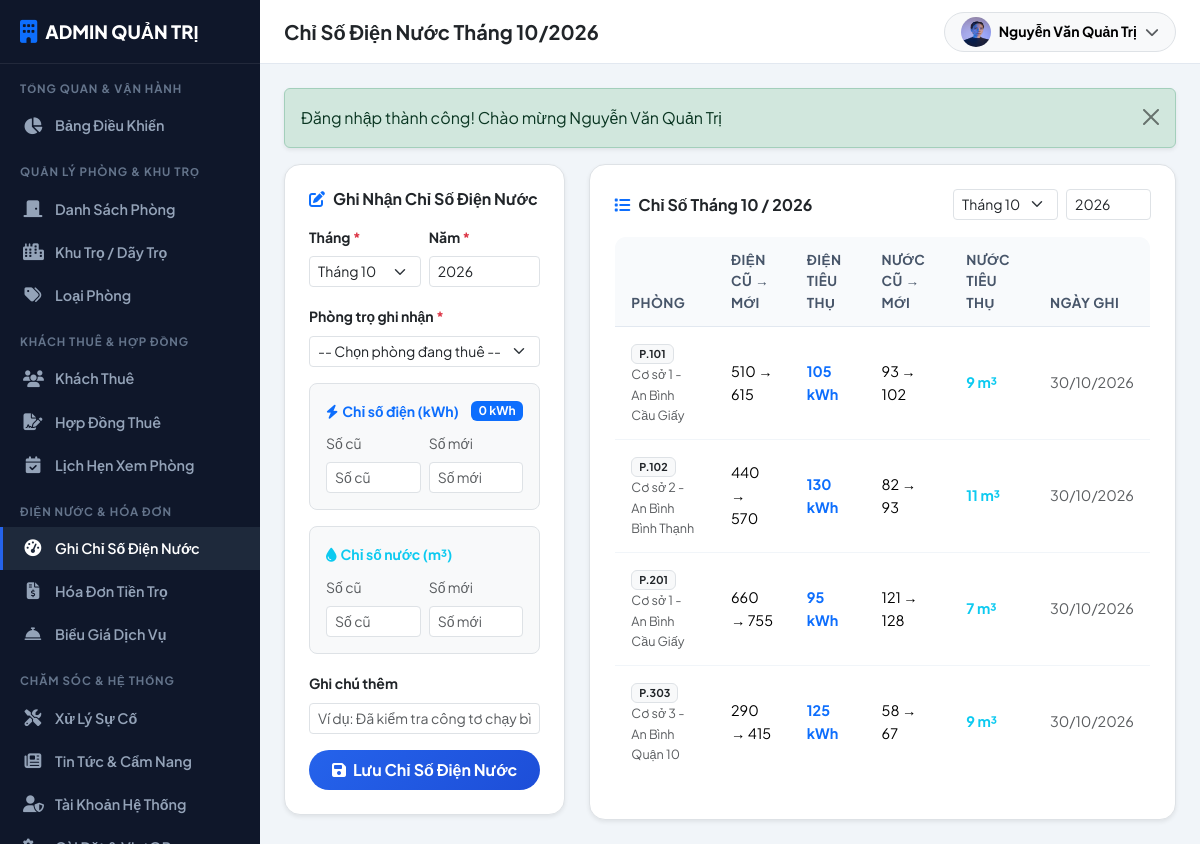
Page /admin/meterReadings (signed in) on the committed database.
### tables this page shows
CREATE TABLE `meter_readings` (
    `id` INT AUTO_INCREMENT PRIMARY KEY,
    `room_id` INT NOT NULL,
    `month` INT NOT NULL,
    `year` INT NOT NULL,
    `old_electricity` INT NOT NULL,
    `new_electricity` INT NOT NULL,
    `electricity_consumed` INT NOT NULL,
    `old_water` INT NOT NULL,
    `new_water` INT NOT NULL,
    `water_consumed` INT NOT NULL,
    `recorded_date` DATE NOT NULL,
    `notes` VARCHAR(255) NULL,
    `created_at` DATETIME DEFAULT CURRENT_TIMESTAMP,
    FOREIGN KEY (`room_id`) REFERENCES `rooms`(`id`) ON DELETE CASCADE
);

CREATE TABLE `rooms` (
    `id` INT AUTO_INCREMENT PRIMARY KEY,
    `branch_id` INT NOT NULL,
    `room_type_id` INT NOT NULL,
    `room_number` VARCHAR(20) NOT NULL,
    `title` VARCHAR(255) NOT NULL,
    `slug` VARCHAR(255) NOT NULL,
    `price` DECIMAL(12,2) NOT NULL,
    `deposit_price` DECIMAL(12,2) NOT NULL,
    `area` FLOAT NOT NULL,
    `max_tenants` INT NOT NULL DEFAULT 2,
    `current_tenants` INT NOT NULL DEFAULT 0,
    `floor` INT NOT NULL DEFAULT 1,
    `status` ENUM('available', 'rented', 'maintenance') NOT NULL DEFAULT 'available',
    `description` TEXT NULL,
    `amenities` TEXT NULL,
    `image` VARCHAR(255) NULL,
    `is_featured` TINYINT NOT NULL DEFAULT 0,
    `created_at` DATETIME DEFAULT CURRENT_TIMESTAMP,
    `updated_at` DATETIME DEFAULT CURRENT_TIMESTAMP ON UPDATE CURRENT_TIMESTAMP,
    FOREIGN KEY (`branch_id`) REFERENCES `branches`(`id`) ON DELETE CASCADE,
    FOREIGN KEY (`room_type_id`) REFERENCES `room_types`(`id`) ON DELETE RESTRICT
);

CREATE TABLE `branches` (
    `id` INT AUTO_INCREMENT PRIMARY KEY,
    `name` VARCHAR(100) NOT NULL,
    `address` VARCHAR(255) NOT NULL,
    `ward` VARCHAR(100) NULL,
    `district` VARCHAR(100) NOT NULL,
    `city` VARCHAR(100) NOT NULL,
    `manager_name` VARCHAR(100) NOT NULL,
    `manager_phone` VARCHAR(20) NOT NULL,
    `description` TEXT NULL,
    `created_at` DATETIME DEFAULT CURRENT_TIMESTAMP
);

### app/controllers/AdminController.php (called while the page is built, shortened)
<?php
class AdminController extends Controller {
    public function meterReadings(): void {
        $meterModel = $this->model('MeterReading');
        $roomModel = $this->model('Room');
        $month = (int)$this->get('month', date('m'));
        $year = (int)$this->get('year', date('Y'));
        $data = [
            'pageTitle' => "Chỉ Số Điện Nước Tháng {$month}/{$year}",
            'month' => $month,
            'year' => $year,
            'readings' => $meterModel->getAllWithDetails($month, $year),
            'rentedRooms' => $roomModel->where('status', 'rented')
        ];
        $this->view('admin/meter_readings/index', $data);
    }
}

### app/core/App.php (called while the page is built, shortened)
<?php
class App {
    protected string $method = 'index';
    public function __construct() {
        $url = $this->parseUrl();
        if (!empty($url[0])) {
            $candidateName = ucfirst($url[0]) . 'Controller';
            if (file_exists(APP_PATH . '/controllers/' . $candidateName . '.php')) {
                unset($url[0]);
            }
        }
        $controllerInstance = new $this->controllerName();
        if (!empty($url[1])) {
            $candidateMethod = $url[1];
            if (method_exists($controllerInstance, $candidateMethod)) {
                $this->method = $candidateMethod;
                unset($url[1]);
            }
        }
        $this->params = $url ? array_values($url) : [];
        call_user_func_array([$controllerInstance, $this->method], $this->params);
    }
    protected function parseUrl(): array {
        if (isset($_GET['url']) && !empty(trim($_GET['url']))) {
            return explode('/', filter_var(rtrim($_GET['url'], '/'), FILTER_SANITIZE_URL));
        }
        $requestUri = parse_url($_SERVER['REQUEST_URI'] ?? '', PHP_URL_PATH);
        $requestUri = trim($requestUri, '/');
        return explode('/', filter_var($requestUri, FILTER_SANITIZE_URL));
    }
}

### index.php (called while the page is built, shortened)
<?php
require_once APP_PATH . '/core/Database.php';
require_once APP_PATH . '/core/Model.php';
require_once APP_PATH . '/core/Controller.php';
require_once APP_PATH . '/core/Helpers.php';
require_once APP_PATH . '/core/App.php';
$app = new App();

### app/core/Model.php (called while the page is built, shortened)
<?php
class Model {
    protected PDO $db;
    public function __construct() {
        $this->db = Database::getInstance();
    }
    public function query(string $sql, array $params = []): array {
        $stmt = $this->db->prepare($sql);
        $stmt->execute($params);
        return $stmt->fetchAll();
    }
}

### app/core/Database.php (called while the page is built, shortened)
<?php
class Database {
    private static ?PDO $instance = null;
    public static function getInstance(): PDO {
        if (self::$instance === null) {
            $dsn = "mysql:host=" . DB_HOST . ";port=" . DB_PORT . ";dbname=" . DB_NAME . ";charset=" . DB_CHARSET;
            $options = [
                PDO::ATTR_ERRMODE            => PDO::ERRMODE_EXCEPTION,
                PDO::ATTR_DEFAULT_FETCH_MODE => PDO::FETCH_ASSOC,
                PDO::ATTR_EMULATE_PREPARES   => false,
                PDO::MYSQL_ATTR_INIT_COMMAND => "SET NAMES utf8mb4 COLLATE utf8mb4_unicode_ci"
            ];
            try {
                self::$instance = new PDO($dsn, DB_USER, DB_PASS, $options);
            } catch (PDOException $e) {
                die("<h3>Lỗi kết nối Cơ sở dữ liệu:</h3> " . htmlspecialchars($e->getMessage()) .
                    "<br><br><i>Vui lòng kiểm tra file cấu hình <code>app/config/config.php</code> và đảm bảo MySQL đang chạy trong XAMPP.</i>");
            }
        }
        return self::$instance;
    }
}

### app/models/MeterReading.php (called while the page is built, shortened)
<?php
class MeterReading extends Model {
    public function getAllWithDetails(int $month = 0, int $year = 0): array {
        $where = "1 = 1";
        $params = [];
        if ($month > 0) {
            $where .= " AND mr.month = :month";
            $params[':month'] = $month;
        }
        if ($year > 0) {
            $where .= " AND mr.year = :year";
            $params[':year'] = $year;
        }
        $sql = "SELECT mr.*, r.room_number, r.title as room_title, b.name as branch_name
                FROM meter_readings mr
                JOIN rooms r ON mr.room_id = r.id
                JOIN branches b ON r.branch_id = b.id
                WHERE {$where}
                ORDER BY mr.year DESC, mr.month DESC, r.room_number ASC";
        return $this->query($sql, $params);
    }
}

### app/views/admin/meter_readings/index.php (the view, shortened to what this page needs)
<?php require_once VIEW_PATH . '/layouts/admin_header.php'; ?>
<div class="row g-4">
    <div class="col-lg-4">
        <div class="card border rounded-4 shadow-sm bg-white p-4">
            <h6 class="fw-bold mb-3"><i class="fas fa-edit text-primary me-2"></i>Ghi Nhận Chỉ Số Điện Nước</h6>
            <form action="<?= BASE_URL ?>/admin/meterReadings" method="POST">
                <div class="row g-2 mb-3">
                    <div class="col-6">
                        <label class="form-label small fw-bold">Tháng <span class="text-danger">*</span></label>
                        <select name="month" class="form-select form-select-sm" required>
                            <?php for ($m = 1; $m <= 12; $m++): ?>
                                <option value="<?= $m ?>" <?= $m == $month ? 'selected' : '' ?>>Tháng <?= $m ?></option>
                            <?php endfor; ?>
                        </select>
                    </div>
                    <div class="col-6">
                        <label class="form-label small fw-bold">Năm <span class="text-danger">*</span></label>
                        <input type="number" name="year" class="form-control form-control-sm" value="<?= $year ?>" required>
                    </div>
                </div>
                <div class="mb-3">
                    <label class="form-label small fw-bold">Phòng trọ ghi nhận <span class="text-danger">*</span></label>
                    <select name="room_id" class="form-select form-select-sm" required>
                        <option value="">-- Chọn phòng đang thuê --</option>
                    </select>
                </div>
                <div class="p-3 bg-light rounded-3 border mb-3">
                    <div class="d-flex justify-content-between align-items-center mb-2">
                        <span class="fw-bold small text-primary"><i class="fas fa-bolt me-1"></i>Chỉ số điện (kWh)</span>
                        <span class="badge bg-primary" id="elec_consumed_calc">0 kWh</span>
                    </div>
                    <div class="row g-2">
                        <div class="col-6">
                            <label class="form-label small text-muted">Số cũ</label>
                            <input type="number" name="old_electricity" id="old_electricity" class="form-control form-control-sm" placeholder="Số cũ" required>
                        </div>
                        <div class="col-6">
                            <label class="form-label small text-muted">Số mới</label>
                            <input type="number" name="new_electricity" id="new_electricity" class="form-control form-control-sm" placeholder="Số mới" required>
                        </div>
                    </div>
                </div>
                <div class="p-3 bg-light rounded-3 border mb-3">
                    <div class="d-flex justify-content-between align-items-center mb-2">
                        <span class="fw-bold small text-info"><i class="fas fa-tint me-1"></i>Chỉ số nước (m³)</span>
                    </div>
                    <div class="row g-2">
                        <div class="col-6">
                            <label class="form-label small text-muted">Số cũ</label>
                            <input type="number" name="old_water" class="form-control form-control-sm" placeholder="Số cũ" required>
                        </div>
                        <div class="col-6">
                            <label class="form-label small text-muted">Số mới</label>
                            <input type="number" name="new_water" class="form-control form-control-sm" placeholder="Số mới" required>
                        </div>
                    </div>
                </div>
                <div class="mb-3">
                    <label class="form-label small fw-bold">Ghi chú thêm</label>
                    <input type="text" name="notes" class="form-control form-control-sm" placeholder="Ví dụ: Đã kiểm tra công tơ chạy bình thường">
                </div>
                <button type="submit" class="btn btn-primary-custom w-100 py-2 rounded-pill fw-bold">
                    <i class="fas fa-save me-1"></i> Lưu Chỉ Số Điện Nước
                </button>
            </form>
        </div>
    </div>
    <div class="col-lg-8">
        <div class="card border rounded-4 shadow-sm bg-white p-4">
            <div class="d-flex justify-content-between align-items-center mb-3">
                <h6 class="fw-bold mb-0"><i class="fas fa-list text-primary me-2"></i>Chỉ Số Tháng <?= $month ?> / <?= $year ?></h6>
                <form action="<?= BASE_URL ?>/admin/meterReadings" method="GET" class="d-flex gap-2">
                    <select name="month" class="form-select form-select-sm" onchange="this.form.submit()">
                        <?php for ($m = 1; $m <= 12; $m++): ?>
                            <option value="<?= $m ?>" <?= $m == $month ? 'selected' : '' ?>>Tháng <?= $m ?></option>
                        <?php endfor; ?>
                    </select>
                    <input type="number" name="year" class="form-control form-control-sm" style="width: 85px;" value="<?= $year ?>" onchange="this.form.submit()">
                </form>
            </div>
            <div class="table-responsive">
                <table class="table admin-table align-middle">
                    <thead>
                        <tr>
                            <th>Phòng</th>
                            <th>Điện cũ → mới</th>
                            <th>Điện tiêu thụ</th>
                            <th>Nước cũ → mới</th>
                            <th>Nước tiêu thụ</th>
                            <th>Ngày ghi</th>
                        </tr>
                    </thead>
                    <tbody>
                        <?php if (empty($readings)): ?>
                            <tr>
                                <td colspan="6" class="text-center py-4 text-muted">Chưa ghi nhận chỉ số nào cho tháng <?= $month ?>/<?= $year ?>.</td>
                            </tr>
                        <?php else: ?>
                            <?php foreach ($readings as $mr): ?>
                                <tr>
                                    <td>
                                        <strong class="badge bg-light text-dark border"><?= $mr['room_number'] ?></strong>
                                        <small class="text-muted d-block"><?= htmlspecialchars($mr['branch_name']) ?></small>
                                    </td>
                                    <td><?= $mr['old_electricity'] ?> → <?= $mr['new_electricity'] ?></td>
                                    <td><strong class="text-primary"><?= $mr['electricity_consumed'] ?> kWh</strong></td>
                                    <td><?= $mr['old_water'] ?> → <?= $mr['new_water'] ?></td>
                                    <td><strong class="text-info"><?= $mr['water_consumed'] ?> m³</strong></td>
                                    <td class="small text-muted"><?= formatDate($mr['recorded_date']) ?></td>
                                </tr>
                            <?php endforeach; ?>
                        <?php endif; ?>
                    </tbody>
                </table>
            </div>
        </div>
    </div>
</div>
<?php require_once VIEW_PATH . '/layouts/admin_footer.php'; ?>

### assets/css/style.css (style rules this page uses)
:root { --primary-color: #2563eb; --primary-dark: #1d4ed8; --primary-light: #eff6ff; --secondary-color: #0f172a; --accent-color: #f59e0b; --success-color: #10b981; --danger-color: #ef4444; --background: #f8fafc; --card-bg: #ffffff; --text-main: #1e293b; --text-muted: #64748b; --border-color: #e2e8f0; --radius: 12px; --shadow-sm: 0 1px 2px 0 rgba(0, 0, 0, 0.05); --shadow: 0 4px 6px -1px rgba(0, 0, 0, 0.1), 0 2px 4px -1px rgba(0, 0, 0, 0.06); --shadow-lg: 0 10px 15px -3px rgba(0, 0, 0, 0.1), 0 4px 6px -2px rgba(0, 0, 0, 0.05); }
body { font-family: 'Plus Jakarta Sans', sans-serif; background-color: var(--background); color: var(--text-main); line-height: 1.6; overflow-x: hidden; }
.btn-primary-custom { background: linear-gradient(135deg, #2563eb, #1d4ed8); border: none; color: white; font-weight: 600; padding: 9px 20px; border-radius: 8px; transition: all 0.2s; }

### assets/css/admin.css (style rules this page uses)
:root { --admin-sidebar-width: 260px; --admin-sidebar-bg: #0f172a; --admin-sidebar-hover: #1e293b; --admin-topbar-height: 64px; }
body.admin-body { background-color: #f1f5f9; }
.admin-table { background: white; border-radius: 12px; border: 1px solid #e2e8f0; overflow: hidden; }
.admin-table thead th { background: #f8fafc; color: #475569; font-weight: 700; font-size: 0.85rem; text-transform: uppercase; letter-spacing: 0.03em; padding: 12px 16px; border-bottom: 1px solid #e2e8f0; }
.admin-table tbody td { padding: 14px 16px; vertical-align: middle; border-bottom: 1px solid #f1f5f9; font-size: 0.9rem; }

### rows in the picture
meter_readings: room.room_number "P.101", branches.name "Cơ sở 1 - An Bình Cầu Giấy", old_electricity "510", new_electricity "615", electricity_consumed "105", old_water "93", new_water "102", water_consumed "9", recorded_date "30/10/2026"
meter_readings: room.room_number "P.102", branches.name "Cơ sở 2 - An Bình Bình Thạnh", old_electricity "440", new_electricity "570", electricity_consumed "130", old_water "82", new_water "93", water_consumed "11", recorded_date "30/10/2026"
meter_readings: room.room_number "P.201", branches.name "Cơ sở 1 - An Bình Cầu Giấy", old_electricity "660", new_electricity "755", electricity_consumed "95", old_water "121", new_water "128", water_consumed "7", recorded_date "30/10/2026"
meter_readings: room.room_number "P.303", branches.name "Cơ sở 3 - An Bình Quận 10", old_electricity "290", new_electricity "415", electricity_consumed "125", old_water "58", new_water "67", water_consumed "9", recorded_date "30/10/2026"

### other values in the picture
$pageTitle "Chỉ Số Điện Nước Tháng 10/2026"
Auth::user()['full_name'] "Nguyễn Văn Quản Trị"
$msg "Đăng nhập thành công! Chào mừng Nguyễn Văn Quản Trị"
$month "10"
$year "2026"
